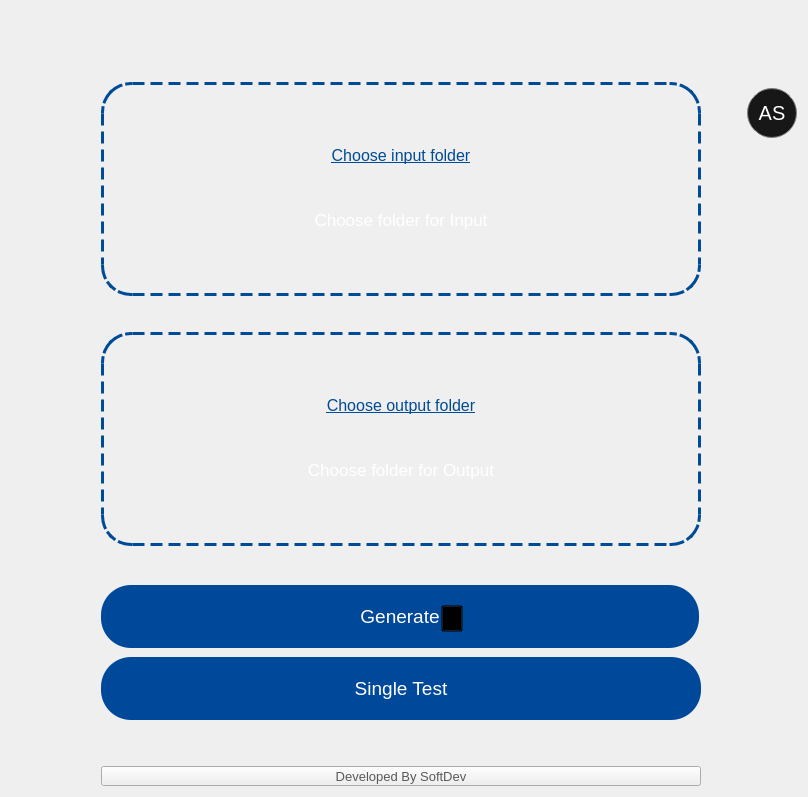
                    <widget class="QWidget" name="batch_test_page">
                     <layout class="QGridLayout" name="gridLayout_32">
                      <item row="0" column="2">
                       <spacer name="verticalSpacer_81">
                        <property name="orientation">
                         <enum>Qt::Vertical</enum>
                        </property>
                        <property name="sizeType">
                         <enum>QSizePolicy::Preferred</enum>
                        </property>
                        <property name="sizeHint" stdset="0">
                         <size>
                          <width>20</width>
                          <height>71</height>
                         </size>
                        </property>
                       </spacer>
                      </item>
                      <item row="2" column="4">
                       <layout class="QVBoxLayout" name="verticalLayout_32">
                        <item>
                         <widget class="QPushButton" name="usermenu_pushButton_5">
                          <property name="minimumSize">
                           <size>
                            <width>50</width>
                            <height>50</height>
                           </size>
                          </property>
                          <property name="maximumSize">
                           <size>
                            <width>50</width>
                            <height>50</height>
                           </size>
                          </property>
                          <property name="font">
                           <font>
                            <pointsize>15</pointsize>
                           </font>
                          </property>
                          <property name="cursor">
                           <cursorShape>PointingHandCursor</cursorShape>
                          </property>
                          <property name="styleSheet">
                           <string notr="true">QPushButton {
    color: white;
    background-color:#171717;
    border: 1px solid grey;
    border-radius: 25px; 
}

QPushButton:hover {
    border: 2px solid rgb(83, 83, 83); /* Change border color on hover */
    background-color:#171717;
   
}
</string>
                          </property>
                          <property name="text">
                           <string>AS</string>
                          </property>
                         </widget>
                        </item>
                        <item>
                         <spacer name="verticalSpacer_123">
                          <property name="orientation">
                           <enum>Qt::Vertical</enum>
                          </property>
                          <property name="sizeHint" stdset="0">
                           <size>
                            <width>20</width>
                            <height>40</height>
                           </size>
                          </property>
                         </spacer>
                        </item>
                       </layout>
                      </item>
                      <item row="1" column="2" rowspan="2">
                       <layout class="QGridLayout" name="gridLayout_29">
                        <item row="0" column="0">
                         <widget class="QWidget" name="input_folder_widget" native="true">
                          <property name="minimumSize">
                           <size>
                            <width>0</width>
                            <height>214</height>
                           </size>
                          </property>
                          <property name="maximumSize">
                           <size>
                            <width>16777215</width>
                            <height>16777215</height>
                           </size>
                          </property>
                          <property name="styleSheet">
                           <string notr="true">border: 3px dashed #004B95; 
border-radius: 30px;
</string>
                          </property>
                          <layout class="QGridLayout" name="gridLayout_30">
                           <item row="3" column="0">
                            <spacer name="choose_input_folder_horizontalSpacer_3">
                             <property name="orientation">
                              <enum>Qt::Horizontal</enum>
                             </property>
                             <property name="sizeType">
                              <enum>QSizePolicy::Preferred</enum>
                             </property>
                             <property name="sizeHint" stdset="0">
                              <size>
                               <width>40</width>
                               <height>20</height>
                              </size>
                             </property>
                            </spacer>
                           </item>
                           <item row="1" column="1">
                            <widget class="QPushButton" name="chooseinputfolder_icon_2">
                             <property name="font">
                              <font>
                               <pointsize>12</pointsize>
                               <kerning>true</kerning>
                              </font>
                             </property>
                             <property name="cursor">
                              <cursorShape>PointingHandCursor</cursorShape>
                             </property>
                             <property name="styleSheet">
                              <string notr="true">text-align: center;
 border: none;  </string>
                             </property>
                             <property name="text">
                              <string />
                             </property>
                             <property name="icon">
                              <iconset resource="../Qss/icons/_icons.qrc">
                               <normaloff>:/custom/icons/custom/upload-icon.png</normaloff>:/custom/icons/custom/upload-icon.png</iconset>
                             </property>
                             <property name="iconSize">
                              <size>
                               <width>44</width>
                               <height>53</height>
                              </size>
                             </property>
                             <property name="autoExclusive">
                              <bool>false</bool>
                             </property>
                            </widget>
                           </item>
                           <item row="3" column="1">
                            <widget class="QLabel" name="choose_input_folder__instruction_label_2">
                             <property name="font">
                              <font>
                               <pointsize>13</pointsize>
                              </font>
                             </property>
                             <property name="styleSheet">
                              <string notr="true">border: none; color:white;</string>
                             </property>
                             <property name="text">
                              <string>Choose folder for Input</string>
                             </property>
                             <property name="alignment">
                              <set>Qt::AlignCenter</set>
                             </property>
                            </widget>
                           </item>
                           <item row="0" column="1">
                            <spacer name="choose_file_verticalSpacer_4">
                             <property name="orientation">
                              <enum>Qt::Vertical</enum>
                             </property>
                             <property name="sizeType">
                              <enum>QSizePolicy::Preferred</enum>
                             </property>
                             <property name="sizeHint" stdset="0">
                              <size>
                               <width>20</width>
                               <height>30</height>
                              </size>
                             </property>
                            </spacer>
                           </item>
                           <item row="2" column="1">
                            <widget class="QPushButton" name="choose_input_folder_pushButton">
                             <property name="font">
                              <font>
                               <pointsize>12</pointsize>
                               <weight>50</weight>
                               <bold>false</bold>
                               <underline>true</underline>
                              </font>
                             </property>
                             <property name="cursor">
                              <cursorShape>PointingHandCursor</cursorShape>
                             </property>
                             <property name="styleSheet">
                              <string notr="true">border: none; color: #004B95</string>
                             </property>
                             <property name="text">
                              <string>Choose input folder</string>
                             </property>
                            </widget>
                           </item>
                           <item row="3" column="2">
                            <spacer name="choose_file_horizontalSpacer_4">
                             <property name="orientation">
                              <enum>Qt::Horizontal</enum>
                             </property>
                             <property name="sizeType">
                              <enum>QSizePolicy::Preferred</enum>
                             </property>
                             <property name="sizeHint" stdset="0">
                              <size>
                               <width>40</width>
                               <height>20</height>
                              </size>
                             </property>
                            </spacer>
                           </item>
                           <item row="4" column="1">
                            <spacer name="choose_file_verticalSpacer_5">
                             <property name="orientation">
                              <enum>Qt::Vertical</enum>
                             </property>
                             <property name="sizeType">
                              <enum>QSizePolicy::Preferred</enum>
                             </property>
                             <property name="sizeHint" stdset="0">
                              <size>
                               <width>20</width>
                               <height>19</height>
                              </size>
                             </property>
                            </spacer>
                           </item>
                          </layout>
                         </widget>
                        </item>
                        <item row="3" column="0">
                         <spacer name="verticalSpacer_80">
                          <property name="orientation">
                           <enum>Qt::Vertical</enum>
                          </property>
                          <property name="sizeType">
                           <enum>QSizePolicy::Preferred</enum>
                          </property>
                          <property name="sizeHint" stdset="0">
                           <size>
                            <width>20</width>
                            <height>23</height>
                           </size>
                          </property>
                         </spacer>
                        </item>
                        <item row="2" column="0">
                         <widget class="QWidget" name="output_folder_widget" native="true">
                          <property name="minimumSize">
                           <size>
                            <width>0</width>
                            <height>214</height>
                           </size>
                          </property>
                          <property name="maximumSize">
                           <size>
                            <width>16777215</width>
                            <height>16777215</height>
                           </size>
                          </property>
                          <property name="styleSheet">
                           <string notr="true">border: 3px dashed #004B95; 
border-radius: 30px;</string>
                          </property>
                          <layout class="QGridLayout" name="gridLayout_31">
                           <item row="3" column="1">
                            <widget class="QLabel" name="choose_output_folder__instruction_label_3">
                             <property name="font">
                              <font>
                               <pointsize>13</pointsize>
                              </font>
                             </property>
                             <property name="styleSheet">
                              <string notr="true">border: none; color:white;</string>
                             </property>
                             <property name="text">
                              <string>Choose folder for Output</string>
                             </property>
                             <property name="alignment">
                              <set>Qt::AlignCenter</set>
                             </property>
                            </widget>
                           </item>
                           <item row="3" column="0">
                            <spacer name="choose_file_horizontalSpacer_5">
                             <property name="orientation">
                              <enum>Qt::Horizontal</enum>
                             </property>
                             <property name="sizeType">
                              <enum>QSizePolicy::Preferred</enum>
                             </property>
                             <property name="sizeHint" stdset="0">
                              <size>
                               <width>40</width>
                               <height>20</height>
                              </size>
                             </property>
                            </spacer>
                           </item>
                           <item row="1" column="1">
                            <widget class="QPushButton" name="chooseoutputfolder_icon_2">
                             <property name="font">
                              <font>
                               <pointsize>12</pointsize>
                               <kerning>true</kerning>
                              </font>
                             </property>
                             <property name="cursor">
                              <cursorShape>PointingHandCursor</cursorShape>
                             </property>
                             <property name="styleSheet">
                              <string notr="true">text-align: center;
 border: none;  </string>
                             </property>
                             <property name="text">
                              <string />
                             </property>
                             <property name="icon">
                              <iconset resource="../Qss/icons/_icons.qrc">
                               <normaloff>:/custom/icons/custom/upload-icon.png</normaloff>:/custom/icons/custom/upload-icon.png</iconset>
                             </property>
                             <property name="iconSize">
                              <size>
                               <width>44</width>
                               <height>53</height>
                              </size>
                             </property>
                             <property name="autoExclusive">
                              <bool>false</bool>
                             </property>
                            </widget>
                           </item>
                           <item row="3" column="2">
                            <spacer name="choose_file_horizontalSpacer_6">
                             <property name="orientation">
                              <enum>Qt::Horizontal</enum>
                             </property>
                             <property name="sizeType">
                              <enum>QSizePolicy::Preferred</enum>
                             </property>
                             <property name="sizeHint" stdset="0">
                              <size>
                               <width>40</width>
                               <height>20</height>
                              </size>
                             </property>
                            </spacer>
                           </item>
                           <item row="2" column="1">
                            <widget class="QPushButton" name="choose_output_folder_pushButton">
                             <property name="font">
                              <font>
                               <pointsize>12</pointsize>
                               <weight>50</weight>
                               <bold>false</bold>
                               <underline>true</underline>
                              </font>
                             </property>
                             <property name="cursor">
                              <cursorShape>PointingHandCursor</cursorShape>
                             </property>
                             <property name="styleSheet">
                              <string notr="true">border: none; color: #004B95</string>
                             </property>
                             <property name="text">
                              <string>Choose output folder</string>
                             </property>
                            </widget>
                           </item>
                           <item row="0" column="1">
                            <spacer name="choose_file_verticalSpacer_7">
                             <property name="orientation">
                              <enum>Qt::Vertical</enum>
                             </property>
                             <property name="sizeType">
                              <enum>QSizePolicy::Preferred</enum>
                             </property>
                             <property name="sizeHint" stdset="0">
                              <size>
                               <width>20</width>
                               <height>30</height>
                              </size>
                             </property>
                            </spacer>
                           </item>
                           <item row="4" column="1">
                            <spacer name="choose_file_verticalSpacer_8">
                             <property name="orientation">
                              <enum>Qt::Vertical</enum>
                             </property>
                             <property name="sizeType">
                              <enum>QSizePolicy::Preferred</enum>
                             </property>
                             <property name="sizeHint" stdset="0">
                              <size>
                               <width>20</width>
                               <height>19</height>
                              </size>
                             </property>
                            </spacer>
                           </item>
                          </layout>
                         </widget>
                        </item>
                        <item row="1" column="0">
                         <spacer name="verticalSpacer_83">
                          <property name="orientation">
                           <enum>Qt::Vertical</enum>
                          </property>
                          <property name="sizeType">
                           <enum>QSizePolicy::Preferred</enum>
                          </property>
                          <property name="sizeHint" stdset="0">
                           <size>
                            <width>20</width>
                            <height>30</height>
                           </size>
                          </property>
                         </spacer>
                        </item>
                        <item row="5" column="0">
                         <widget class="QPushButton" name="singletest_batchtest_page_button">
                          <property name="minimumSize">
                           <size>
                            <width>583</width>
                            <height>63</height>
                           </size>
                          </property>
                          <property name="maximumSize">
                           <size>
                            <width>16777215</width>
                            <height>16777215</height>
                           </size>
                          </property>
                          <property name="font">
                           <font>
                            <pointsize>14</pointsize>
                           </font>
                          </property>
                          <property name="cursor">
                           <cursorShape>PointingHandCursor</cursorShape>
                          </property>
                          <property name="styleSheet">
                           <string notr="true">QWidget QPushButton {
	background-color: rgb(0, 92, 230);
    background-color: #00489A;
    border-radius: 30px;
    color: white;
}
QWidget QPushButton:hover {
    color: white;
	background-color: #005ce6;
}
QPushButton:pressed {
    background-color: #003d99; /* Slightly darker blue for the pressed state */
    color: white; /* Keep the text color visible */
}
</string>
                          </property>
                          <property name="text">
                           <string>Single Test</string>
                          </property>
                         </widget>
                        </item>
                        <item row="4" column="0">
                         <widget class="QWidget" name="widget_30" native="true">
                          <property name="sizePolicy">
                           <sizepolicy hsizetype="Minimum" vsizetype="Fixed">
                            <horstretch>0</horstretch>
                            <verstretch>0</verstretch>
                           </sizepolicy>
                          </property>
                          <property name="minimumSize">
                           <size>
                            <width>600</width>
                            <height>76</height>
                           </size>
                          </property>
                          <property name="maximumSize">
                           <size>
                            <width>16777215</width>
                            <height>76</height>
                           </size>
                          </property>
                          <widget class="QPushButton" name="batch_submit_pushButton">
                           <property name="geometry">
                            <rect>
                             <x>0</x>
                             <y>10</y>
                             <width>598</width>
                             <height>63</height>
                            </rect>
                           </property>
                           <property name="minimumSize">
                            <size>
                             <width>0</width>
                             <height>0</height>
                            </size>
                           </property>
                           <property name="maximumSize">
                            <size>
                             <width>16777215</width>
                             <height>16777215</height>
                            </size>
                           </property>
                           <property name="font">
                            <font>
                             <pointsize>14</pointsize>
                            </font>
                           </property>
                           <property name="cursor">
                            <cursorShape>PointingHandCursor</cursorShape>
                           </property>
                           <property name="styleSheet">
                            <string notr="true">QWidget QPushButton {
	background-color: rgb(0, 92, 230);
    background-color: #00489A;
    border-radius: 30px;
    color: white;
}
QWidget QPushButton:hover {
    color: white;
	background-color: #005ce6;
}
QPushButton:pressed {
    background-color: #003d99; /* Slightly darker blue for the pressed state */
    color: white; /* Keep the text color visible */
}

</string>
                           </property>
                           <property name="text">
                            <string>Generate</string>
                           </property>
                           <property name="shortcut">
                            <string extracomment="Generate" />
                           </property>
                          </widget>
                          <widget class="QPushButton" name="generate_icon_pushButton_in_batchtest">
                           <property name="geometry">
                            <rect>
                             <x>340</x>
                             <y>30</y>
                             <width>22</width>
                             <height>27</height>
                            </rect>
                           </property>
                           <property name="cursor">
                            <cursorShape>PointingHandCursor</cursorShape>
                           </property>
                           <property name="styleSheet">
                            <string notr="true"> QPushButton{
    background-color: transparent;}
QPushButton:hover{
  background-color: #00489A;
}</string>
                           </property>
                           <property name="text">
                            <string />
                           </property>
                           <property name="icon">
                            <iconset resource="../Qss/icons/_icons.qrc">
                             <normaloff>:/custom/icons/custom/generate-stars.png</normaloff>:/custom/icons/custom/generate-stars.png</iconset>
                           </property>
                           <property name="iconSize">
                            <size>
                             <width>27</width>
                             <height>27</height>
                            </size>
                           </property>
                          </widget>
                         </widget>
                        </item>
                       </layout>
                      </item>
                      <item row="4" column="2">
                       <widget class="QPushButton" name="developed_by_softdev_pushButton_3">
                        <property name="sizePolicy">
                         <sizepolicy hsizetype="Expanding" vsizetype="Fixed">
                          <horstretch>0</horstretch>
                          <verstretch>0</verstretch>
                         </sizepolicy>
                        </property>
                        <property name="minimumSize">
                         <size>
                          <width>140</width>
                          <height>20</height>
                         </size>
                        </property>
                        <property name="maximumSize">
                         <size>
                          <width>16777215</width>
                          <height>20</height>
                         </size>
                        </property>
                        <property name="font">
                         <font>
                          <pointsize>10</pointsize>
                         </font>
                        </property>
                        <property name="cursor">
                         <cursorShape>PointingHandCursor</cursorShape>
                        </property>
                        <property name="styleSheet">
                         <string notr="true">color: #595959;
background:none;
</string>
                        </property>
                        <property name="text">
                         <string>Developed By SoftDev</string>
                        </property>
                       </widget>
                      </item>
                      <item row="3" column="2">
                       <spacer name="verticalSpacer_114">
                        <property name="orientation">
                         <enum>Qt::Vertical</enum>
                        </property>
                        <property name="sizeHint" stdset="0">
                         <size>
                          <width>20</width>
                          <height>40</height>
                         </size>
                        </property>
                       </spacer>
                      </item>
                      <item row="2" column="3">
                       <spacer name="horizontalSpacer_84">
                        <property name="orientation">
                         <enum>Qt::Horizontal</enum>
                        </property>
                        <property name="sizeHint" stdset="0">
                         <size>
                          <width>40</width>
                          <height>20</height>
                         </size>
                        </property>
                       </spacer>
                      </item>
                      <item row="2" column="0">
                       <spacer name="horizontalSpacer_46">
                        <property name="orientation">
                         <enum>Qt::Horizontal</enum>
                        </property>
                        <property name="sizeType">
                         <enum>QSizePolicy::Expanding</enum>
                        </property>
                        <property name="sizeHint" stdset="0">
                         <size>
                          <width>40</width>
                          <height>20</height>
                         </size>
                        </property>
                       </spacer>
                      </item>
                      <item row="2" column="1">
                       <spacer name="horizontalSpacer_96">
                        <property name="orientation">
                         <enum>Qt::Horizontal</enum>
                        </property>
                        <property name="sizeType">
                         <enum>QSizePolicy::Fixed</enum>
                        </property>
                        <property name="sizeHint" stdset="0">
                         <size>
                          <width>50</width>
                          <height>20</height>
                         </size>
                        </property>
                       </spacer>
                      </item>
                     </layout>
                    </widget>
